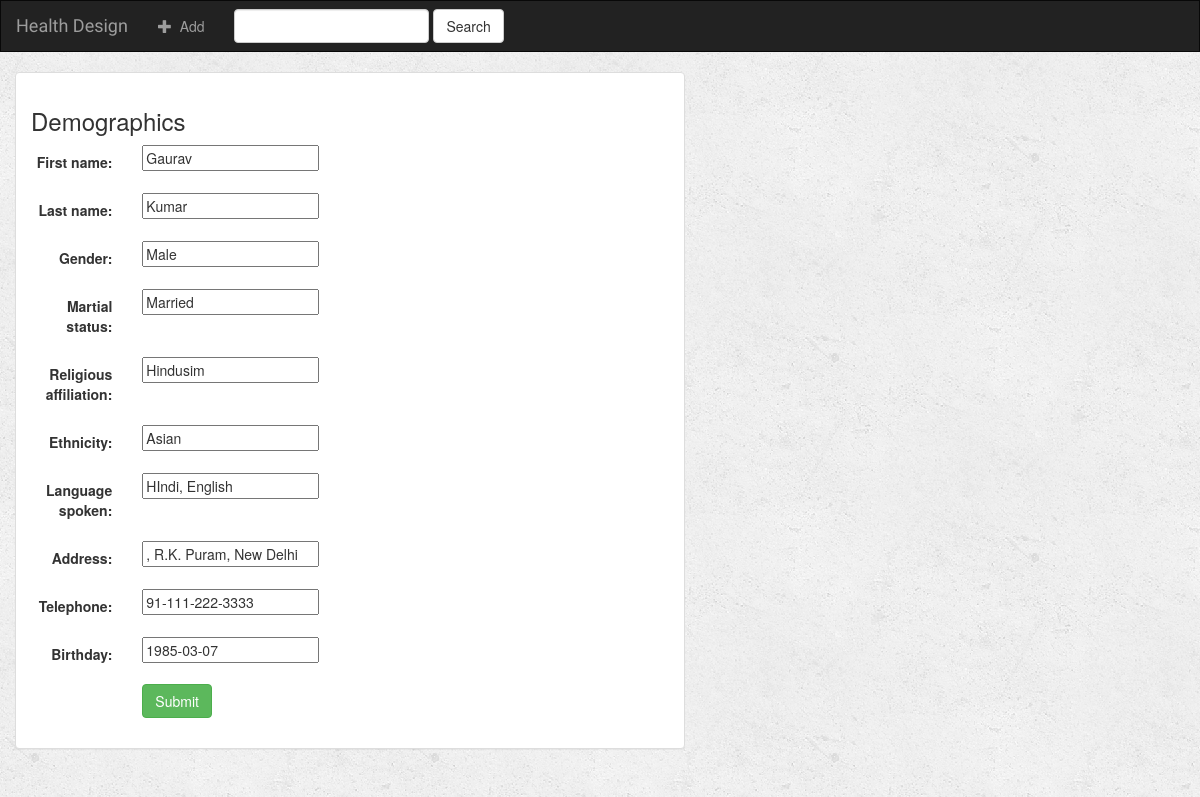
/10/update-demographics/, run on the app's committed database.
### HealthDesign/models.py (models this page shows)
class Demographics(models.Model):
    first_name = models.CharField(max_length=30)
    last_name = models.CharField(max_length=30)
    gender = models.CharField(max_length=6)
    martial_status = models.CharField(max_length=10)
    religious_affiliation = models.CharField(max_length=10)
    ethnicity = models.CharField(max_length=30)
    language_spoken = models.CharField(max_length=50)
    address = models.CharField(max_length=100)
    telephone = models.CharField(max_length=20)
    birthday = models.DateField()

### HealthDesign/views.py (the view)
# urls.py: url(r'(?P<demographics_id>[0-9]+)/update-demographics/$', views.demographics_update, name='demographics-update'),
def demographics_update(request, demographics_id):
    demographics = get_object_or_404(Demographics, pk=demographics_id)
    form = DemographicsForm(request.POST or None, request.FILES or None, instance=demographics)
    if form.is_valid():
        demographics = form.save(commit=False)
        demographics.save()
        return render(request, 'HealthDesign/detail.html', {'demographics': demographics})
    context = {
        "form": form,
    }
    return render(request, 'HealthDesign/demographics_form.html', context)

### HealthDesign/forms.py
class DemographicsForm(forms.ModelForm):
    class Meta:
        model = Demographics
        fields = ['first_name', 'last_name', 'gender', 'martial_status', 'religious_affiliation',
                  'ethnicity',
                  'language_spoken',
                  'address',
                  'telephone',
                  'birthday'
                  ]

### HealthDesign/templates/HealthDesign/demographics_form.html (shortened to what this page needs)
{% extends 'HealthDesign/base.html' %}
{% block body %}
<div class="container-fluid">
    <div class="row">
        <div class="col-sm-12 col-md-7">
            <div class="panel panel-default">
                <div class="panel-body">
                    <h3>Demographics</h3>
                    <form class="form-horizontal" role="form" action="" method="post" enctype="multipart/form-data">
                        {% include 'HealthDesign/form_template.html' %}
                        <div class="form-group">
                            <div class="col-sm-offset-2 col-sm-10">
                                <button type="submit" class="btn btn-success">Submit</button>
                            </div>
                        </div>
                    </form>
                </div>
            </div>
        </div>
    </div>
</div>
{% endblock %}

### HealthDesign/templates/HealthDesign/form_template.html (shortened to what this page needs)
{% for field in form %}
    <div class="form-group">
        <div class="col-sm-offset-2 col-sm-10">
        </div>
        <label class="control-label col-sm-2">{{ field.label_tag }}</label>
        <div class="col-sm-10">{{ field }}</div>
    </div>
{% endfor %}

### HealthDesign/static/HealthDesign/style.css (style rules this page uses)
body { background: white url("images/background.png"); }

### data on the page
Demographics: form "Gaurav" "Kumar" "Male" "Married" "Hindusim" "Asian" "HIndi, English" ", R.K. Puram, New Delhi" "91-111-222-3333" "1985-03-07"

### other printed values
{{ field.label_tag }} "First name:" "Last name:" "Gender:" "Martial status:" "Religious affiliation:" "Ethnicity:" "Language spoken:" "Address:" "Telephone:" "Birthday:"
